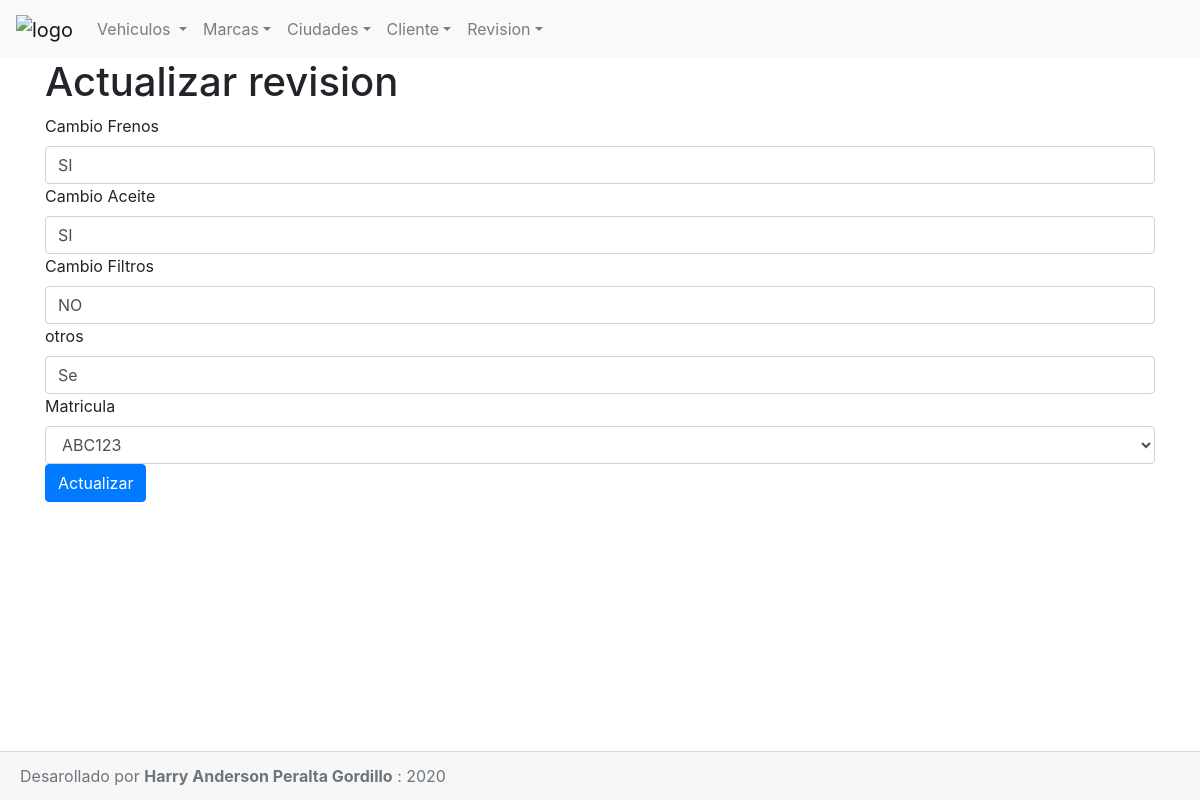
The app's page /index.php?control=revision&action=edit&codigo=1 with its own data.
### tables this page shows
CREATE TABLE `revision` (
  `codigo` int(11) NOT NULL,
  `cambioFrenos` char(2) NOT NULL,
  `cambioAceite` char(2) NOT NULL,
  `cambioFiltros` char(2) NOT NULL,
  `otros` varchar(50) NOT NULL,
  `matriculaVehiculo` char(6) NOT NULL
);

### controllers/RevisionController.php (called while the page is built, shortened)
<?php
class RevisionController
{
    public function __construct()
    {
        require_once "models/Vehiculo.php";
        require_once "models/Revision.php";
    }
    public function edit($codigo)
    {
        $revision = new Revision();
        $vehiculos = new Vehiculo();
        $data["codigo"] = $codigo;
        $data["revision"] = $revision->getRevision($codigo);
        $data["vehiculos"] = $vehiculos->listar();
        $data["titulo"] = "Actualizar revision";
        require_once "views/revisiones/edit.php";
    }
}
?>

### config/conexion.php (called while the page is built, shortened)
<?php
class Conectar
{
    public static function conexion()
    {
        $conexion = new mysqli("localhost","root","","concesionario");
        return $conexion;
    }
}
?>

### models/Revision.php (called while the page is built, shortened)
<?php
class Revision
{
    private $db;
    public function __construct()
    {
        $this->db = Conectar::conexion();
    }
    public function getRevision($codigo)
    {
        $sql =  "SELECT revision.codigo, revision.cambioFrenos, revision.cambioAceite, revision.cambioFiltros, revision.otros, revision.matriculaVehiculo " .
                "FROM revision " .
                "JOIN vehiculo " .
                "ON revision.matriculaVehiculo = vehiculo.matricula " .
                "WHERE revision.codigo = $codigo";
        $resultado = $this->db->query($sql);
        $row = $resultado->fetch_assoc();
        return $row;
    }
}
?>

### models/Vehiculo.php (called while the page is built, shortened)
<?php
    class Vehiculo
    {
        private $db;
        private $vehiculos;
        public function __construct()
        {
            $this->db = Conectar::conexion();
            $this->vehiculos = array();
        }
        public function listar()
        {
            $sql = "SELECT vehiculo.matricula, vehiculo.modelo, vehiculo.color , vehiculo.precio, marca.descripcion AS marca , cliente.nombre AS nombreCliente " .
                    "FROM vehiculo " .
                    "INNER JOIN marca ON vehiculo.codigoMarca = marca.codigo " .
                    "INNER JOIN cliente ON vehiculo.codigoCliente  = cliente.codigo ";
            $resultado = $this->db->query($sql);
            while ($row = $resultado->fetch_assoc())
            {
                $this->vehiculos[] = $row;
            }
            return $this->vehiculos;
        }
    }
?>

### views/revisiones/edit.php (the view, shortened to what this page needs)
<?php  require "views/shared/header.php"; ?>
    <div class="container">
    <h1> <?php echo $data["titulo"]?></h1>
        <form action="index.php?control=revision&action=update" method="post">
            <div>
                <label for="cambioFrenos">Cambio Frenos</label>
                <input type="text" name="cambioFrenos" id="cambioFrenos" class="form-control" value=<?php echo $data["revision"]["cambioFrenos"]; ?>>
            </div>
            <div>
                <label for="cambioAceite">Cambio Aceite</label>
                <input type="text" name="cambioAceite" id="cambioAceite" class="form-control" value=<?php echo $data["revision"]["cambioAceite"]; ?>>
            </div>
            <div>
                <label for="cambioFiltros">Cambio Filtros</label>
                <input type="text" name="cambioFiltros" id="cambioFiltros" class="form-control" value=<?php echo $data["revision"]["cambioFiltros"]; ?>>
            </div>
            <div>
                <label for="otros">otros</label>
                <input type="text" name="otros" id="otros" class="form-control" value=<?php echo $data["revision"]["otros"]; ?>>
            </div>
            <div>
                <label for="matriculaVehiculo">Matricula</label>
                <select name="matriculaVehiculo" id="matriculaVehiculo" class="form-control" >
                <?php
                        foreach($data["vehiculos"] as $vehiculo)
                        {
                            $matricula = $vehiculo["matricula"];
                            if($matricula == $data["revision"]["matriculaVehiculo"])
                            {
                                echo "<option value=$matricula selected>$matricula</option>";
                            }
                            else
                            {
                                echo "<option value=$matricula>$matricula</option>";
                            }
                        }
                    ?>
                </select>
            </div>
            <button type="sumbit" class="btn btn-primary">Actualizar</button>
        </form>
    </div>
    <?php  require "views/shared/footer.php"; ?>

### records on screen
revision: cambioFrenos "SI", cambioAceite "SI", cambioFiltros "NO"

### other values on screen
$data["titulo"] "Actualizar revision"
form field matriculaVehiculo "ABC123"
